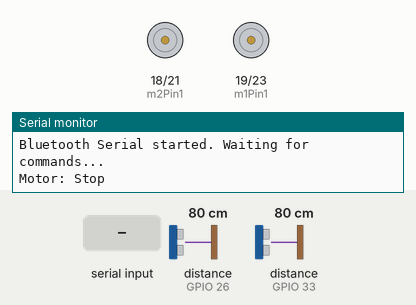
Recording of a sketch running on a simulated ESP32. Parts: motor-driver pin pairs drawn as motors (green arrow = first pin HIGH = forward, orange = second pin HIGH = backward, longer = more drive), the last lines printed to the serial monitor. The test bench sets the inputs (shaded band); at power-on: distance to the obstacle (sensors on GPIO 26, GPIO 33) 80 cm. The echo pulse lasts 58.3 µs per cm; nothing arrives over Bluetooth unless stated.

Above: at 1.2 s.
1.3 s: "straight,1\n" received over the second serial link
At 2.6 s:
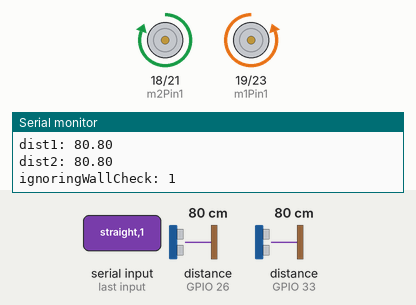
2.9 s: "left,1\n" received over the second serial link
At 4.1 s:
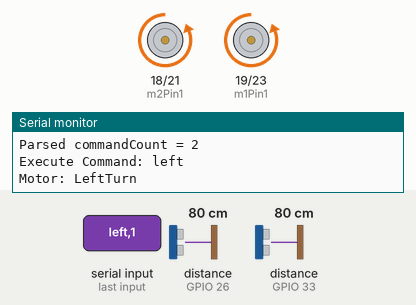
5.9 s: "right\n" received over the second serial link
At 6.5 s:
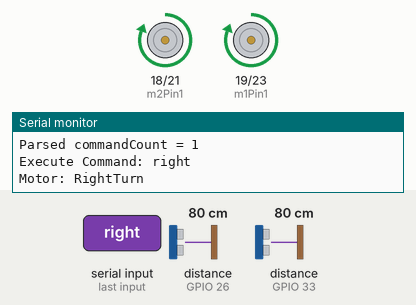
8.8 s: "straight,150\n" received over the second serial link
At 9.3 s:
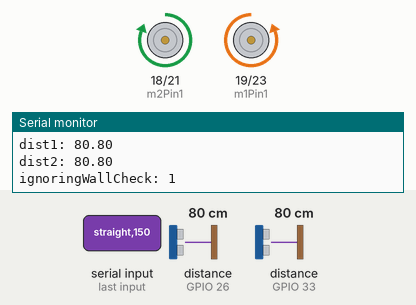
Timing chart, 0 to 11.5 s (numbered marks = the images above; inputs shaded):
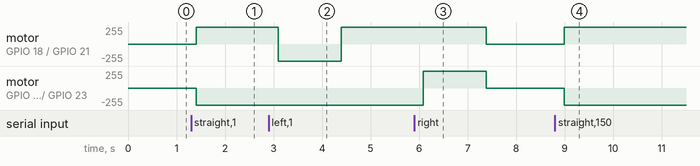

The sketch:

Bluetooth_Monitor_car.ino
```cpp
#include <BluetoothSerial.h> // Bluetoothシリアル通信ライブラリ
BluetoothSerial SerialBT;    // Bluetoothシリアル通信のインスタンス

// ==================
// モーター制御用ピン（4ピン使用）
// ==================
const int m1Pin1 = 19;
const int m1Pin2 = 23;
const int m2Pin1 = 18;
const int m2Pin2 = 21;

// ==================
// 超音波センサ用ピン
// ==================
const int TRIG1 = 25;
const int ECHO1 = 26;
const int TRIG2 = 32;
const int ECHO2 = 33;
const int MAX_WAIT = 20000;
double sonic = 331.5 + (0.6 * 25); // 気温25℃のとき
int turnDelayTime = 1300;

// ==================
// 状態管理
// ==================
bool running = false;
bool turning = false;
bool ignoringWallCheck = true;

// ==================
// コマンド格納用
// ==================
// 例: "straight,left,straight,right" などを分割して配列に入れる
#define MAX_COMMANDS 100
String commandList[MAX_COMMANDS];
int commandCount = 0;
int currentIndex = 0;

// ==================
// プロトタイプ
// ==================
void forwardMotor();
void backwardMotor();
void rightTurnMotor();
void leftTurnMotor();
void stopMotor();
double read_distance1();
double read_distance2();
void executeCommand(const String &cmd);
void moveToNextCommandIfNeeded();

void setup()
{
    Serial.begin(115200);
    SerialBT.begin("ESP32_Motordenkouchidou");
    Serial.println("Bluetooth Serial started. Waiting for commands...");

    pinMode(m1Pin1, OUTPUT);
    pinMode(m1Pin2, OUTPUT);
    pinMode(m2Pin1, OUTPUT);
    pinMode(m2Pin2, OUTPUT);

    pinMode(TRIG1, OUTPUT);
    pinMode(ECHO1, INPUT);
    pinMode(TRIG2, OUTPUT);
    pinMode(ECHO2, INPUT);

    stopMotor();
    running = false;
    turning = false;
    ignoringWallCheck = true;

    commandCount = 0;
    currentIndex = 0;
}

void loop()
{
    // =======================
    // 1) 新しいコマンド列(一行)が届いたら受け取り、解析する
    // =======================
    if (SerialBT.available())
    {
        // 1) 新しい行を読み込む
        String line = SerialBT.readStringUntil('\n');
        line.trim();
        Serial.println("[BT] Received line:");
        Serial.println(line);

        if (line.startsWith("delay="))
        {
            String delayStr = line.substring(6); // "delay=" を除去し、数字部分を取得
            turnDelayTime = delayStr.toInt();    // 数値化して変数にセット
            Serial.print("turnDelayTime updated: ");
            Serial.println(turnDelayTime);

            // その後のパースやコマンド解析は実施しない。
            // 「delay=xxx」 は単独コマンド扱いなので return で抜ける。
            return;
        }

        // 2) stopコマンドの特例
        if (line == "stop")
        {
            stopMotor();
            running = false;
            turning = false;
            ignoringWallCheck = true;
            commandCount = 0;
            currentIndex = 0;
            return; // 関数抜け
        }

        // 3) 新しい行をパースして commandList[] を再構築
        commandCount = 0;
        currentIndex = 0;
        if (line.length() > 0)
        {
            int startIdx = 0;
            while (true)
            {
                int commaPos = line.indexOf(',', startIdx);
                if (commaPos == -1)
                {
                    // 最後の要素
                    String cmd = line.substring(startIdx);
                    cmd.trim();
                    if (cmd.length() > 0 && commandCount < MAX_COMMANDS)
                    {
                        commandList[commandCount++] = cmd;
                    }
                    break;
                }
                else
                {
                    String cmd = line.substring(startIdx, commaPos);
                    cmd.trim();
                    if (cmd.length() > 0 && commandCount < MAX_COMMANDS)
                    {
                        commandList[commandCount++] = cmd;
                    }
                    startIdx = commaPos + 1;
                }
            }
        }
        Serial.print("Parsed commandCount = ");
        Serial.println(commandCount);

        // 4) コマンド数が1以上あれば最初を実行
        if (commandCount > 0)
        {
            executeCommand(commandList[0]);
        }
    }

    // =======================
    // 2) 現在コマンドを実行中なら壁検知のチェックなどを行う
    //    （running=true && turning=false のときに壁を検知 → 壁消失したらSTOP→次コマンド）
    // =======================
    if (running && !turning)
    {
        double dist1 = read_distance1();
        double dist2 = read_distance2();
        Serial.print("dist1: ");
        Serial.println(dist1);
        Serial.print("dist2: ");
        Serial.println(dist2);
        Serial.print("ignoringWallCheck: ");
        Serial.println(ignoringWallCheck);

        if (ignoringWallCheck)
        {
            // まだ壁を見つけていない状態
            if (dist1 <= 13.0 && dist2 <= 13.0)
            {
                Serial.println(">> Found the wall! ignoringWallCheck -> false");
                ignoringWallCheck = false;
            }
        }
        else
        {
            // 壁を見つけたあとは「壁が消失」(dist>30など)でストップ → 次コマンド
            if (dist1 > 25.0 || dist2 > 25.0)
            {
                Serial.println("No Wall → Stop and move to next command");
                stopMotor();
                delay(500);
                running = false;
                turning = false;
                ignoringWallCheck = true;
                moveToNextCommandIfNeeded();
            }
            else
            {
                Serial.println("Wall exist");
            }
        }
    }

    delay(200);
}

// =======================
// コマンドを実行する関数
// =======================
void executeCommand(const String &cmd)
{
    Serial.print("Execute Command: ");
    Serial.println(cmd);

    if (cmd == "straight")
    {
        forwardMotor();
        running = true;
        turning = false;
        ignoringWallCheck = true;
    }
    else if (cmd == "back")
    {
        backwardMotor();
        running = true;
        turning = false;
        ignoringWallCheck = true;
    }
    else if (cmd == "left")
    {
        leftTurnMotor();
        running = false;
        turning = true;
        ignoringWallCheck = true; // 旋回中は壁チェックしない
        delay(turnDelayTime);
        stopMotor();
        turning = false;
        ignoringWallCheck = true;

        // 次のコマンドが straight でない場合は追加する
        if (currentIndex < commandCount - 1 && commandList[currentIndex + 1] != "straight")
        {
            Serial.println("Auto-inserting 'straight' after left turn");
            commandList[currentIndex + 1] = "straight";
        }

        moveToNextCommandIfNeeded();
    }

    else if (cmd == "right")
    {
        rightTurnMotor();
        running = false;
        turning = true;
        ignoringWallCheck = true;
        delay(turnDelayTime);
        stopMotor();
        turning = false;
        ignoringWallCheck = true;

        // 次のコマンドが straight でない場合は追加する
        if (currentIndex < commandCount - 1 && commandList[currentIndex + 1] != "straight")
        {
            // Serial.println("Auto-inserting 'straight' after right turn");
            // commandList[currentIndex + 1] = "straight";
        }

        moveToNextCommandIfNeeded();
    }
    else
    {
        // "stop" など未知コマンドの場合はとりあえず停止
        stopMotor();
        running = false;
        turning = false;
        ignoringWallCheck = true;
        moveToNextCommandIfNeeded();
    }
}

// =======================
// 次のコマンドを実行する
// =======================
void moveToNextCommandIfNeeded()
{
    currentIndex++;
    if (currentIndex < commandCount)
    {
        // 次コマンドを実行
        executeCommand(commandList[currentIndex]);
    }
    else
    {
        Serial.println("All commands finished");
        // すべて終わったら念のため停止
        stopMotor();
        running = false;
        turning = false;
        ignoringWallCheck = true;
    }
}

void forwardMotor()
{
    Serial.println("Motor: Forward");
    digitalWrite(m1Pin1, LOW);
    digitalWrite(m1Pin2, HIGH);
    digitalWrite(m2Pin1, HIGH);
    digitalWrite(m2Pin2, LOW);
}

void backwardMotor()
{
    Serial.println("Motor: Backward");
    digitalWrite(m1Pin1, LOW);
    digitalWrite(m1Pin2, HIGH);
    digitalWrite(m2Pin1, HIGH);
    digitalWrite(m2Pin2, LOW);
}

void rightTurnMotor()
{
    Serial.println("Motor: RightTurn");
    // その場旋回例
    digitalWrite(m1Pin1, HIGH);
    digitalWrite(m1Pin2, LOW);
    digitalWrite(m2Pin1, HIGH);
    digitalWrite(m2Pin2, LOW);
}

void leftTurnMotor()
{
    Serial.println("Motor: LeftTurn");
    digitalWrite(m1Pin1, LOW);
    digitalWrite(m1Pin2, HIGH);
    digitalWrite(m2Pin1, LOW);
    digitalWrite(m2Pin2, HIGH);
}

void stopMotor()
{
    Serial.println("Motor: Stop");
    digitalWrite(m1Pin1, LOW);
    digitalWrite(m1Pin2, LOW);
    digitalWrite(m2Pin1, LOW);
    digitalWrite(m2Pin2, LOW);
}

double read_distance1()
{
    digitalWrite(TRIG1, HIGH);
    delayMicroseconds(10);
    digitalWrite(TRIG1, LOW);
    double time1 = pulseIn(ECHO1, HIGH, MAX_WAIT);
    double dist = (time1 * sonic * 100) / 1000000.0 / 2.0;
    return dist;
}

double read_distance2()
{
    digitalWrite(TRIG2, HIGH);
    delayMicroseconds(10);
    digitalWrite(TRIG2, LOW);
    double time2 = pulseIn(ECHO2, HIGH, MAX_WAIT);
    double dist = (time2 * sonic * 100) / 1000000.0 / 2.0;
    return dist;
}
```

Measured:
- after the input at 1.3 s, motor on GPIO 18 (m2Pin1) / GPIO 21 (m2Pin2): stopped → forward 255/255 after 0.10 s; motor on GPIO 19 (m1Pin1) / GPIO 23 (m1Pin2): stopped → backward 255/255 after 0.10 s
- after the input at 2.9 s, motor on GPIO 18 (m2Pin1) / GPIO 21 (m2Pin2): forward 255/255 → backward 255/255 after 0.19 s, → forward 255/255 1.3 s later
- after the input at 5.9 s, motor on GPIO 18 (m2Pin1) / GPIO 21 (m2Pin2): forward 255/255 → stopped after 1.5 s; motor on GPIO 19 (m1Pin1) / GPIO 23 (m1Pin2): backward 255/255 → forward 255/255 after 0.19 s, → stopped 1.3 s later
- after the input at 8.8 s, motor on GPIO 18 (m2Pin1) / GPIO 21 (m2Pin2): stopped → forward 255/255 after 0.19 s; motor on GPIO 19 (m1Pin1) / GPIO 23 (m1Pin2): stopped → backward 255/255 after 0.19 s
